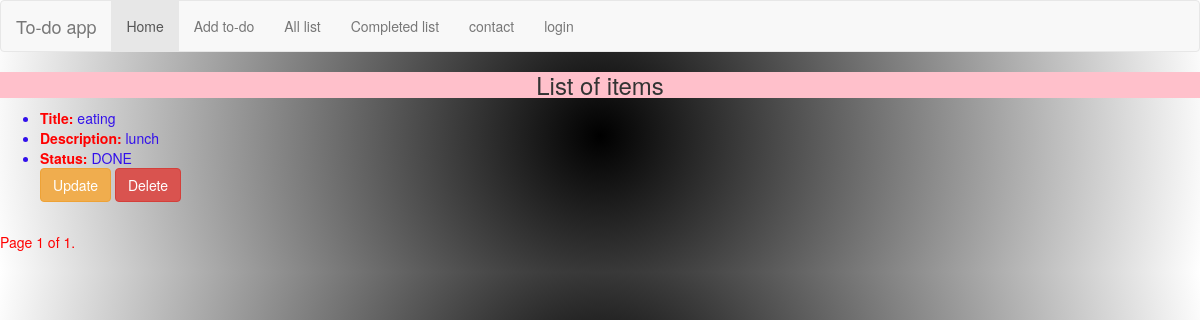
Before: /dlist/ with the older database file.
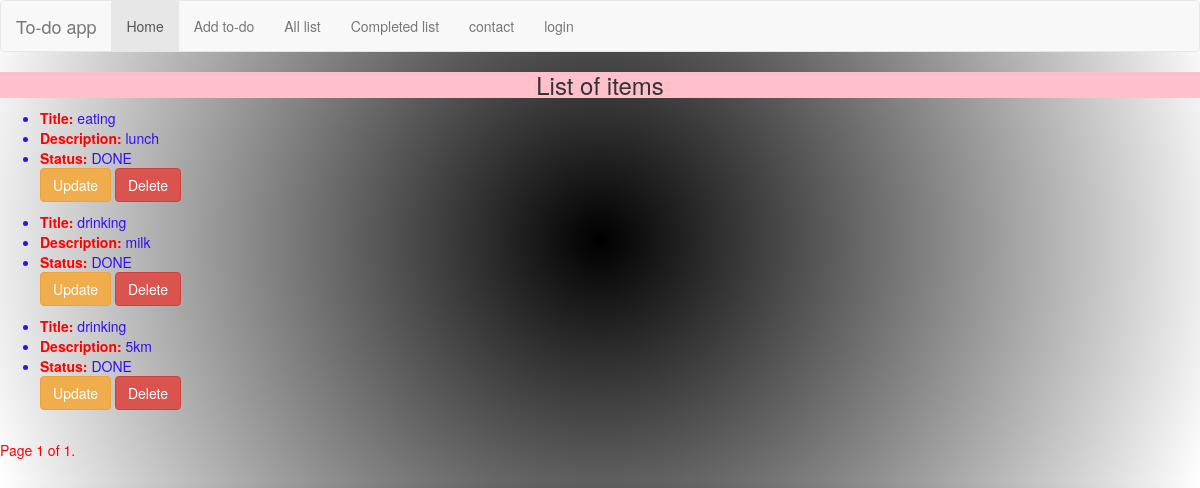
After: the same page with the newer database file.
### todoapp/models.py (models this page shows, shortened)
class TodoList(models.Model):
    title = models.CharField(max_length=100)
    details=models.TextField(max_length=200)
    status=models.CharField(max_length=30)

### todoapp/views.py (the view)
# urls.py: path('dlist/',views.done_view,name='dlist'),
def done_view(request):
    done_list=TodoList.objects.filter(status='DONE')
    paginator=Paginator(done_list,3)
    page_number = request.GET.get('page')
    try:
        done_list=paginator.page(page_number)
    except PageNotAnInteger:
        done_list=paginator.page(1)
    except EmptyPage:
        done_list=paginator.page(paginator.num_pages)
    return render(request,'todoapp/done_list.html',{'done_list':done_list})

### templates/todoapp/done_list.html (shortened to what this page needs)
{% extends 'todoapp/base.html' %}
{% load static %}
{% block content %}
<center><h3>List of items</h3></center>
{% for todo in done_list %}
<ul>
<li><b>Title: </b>{{todo.title}}</li>
<li><b>Description: </b>{{todo.details}}</li>
<li><b>Status: </b>{{todo.status}} </li>
<a href="/update/{{todo.id}}" class='btn btn-warning'>Update</a>
<a href="/delete/{{todo.id}}" class='btn btn-danger'>Delete</a>
</ul>
{% endfor %}
<div class="pagination">
    <span class="step-links">
        <span class="current">
            Page {{ done_list.number }} of {{ done_list.paginator.num_pages }}.
        </span>
    </span>
</div>
{% endblock %}

Changed rows visible on the page:
added TodoList: title "drinking", details "milk", status "DONE"
added TodoList: title "drinking", details "5km", status "DONE"
